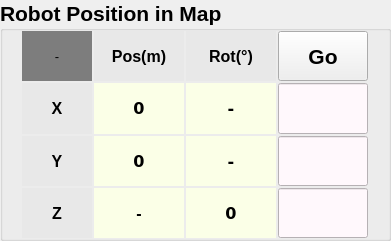
       <widget class="QGroupBox" name="Pos_GroupBox">
        <property name="geometry">
         <rect>
          <x>10</x>
          <y>350</y>
          <width>391</width>
          <height>241</height>
         </rect>
        </property>
        <property name="font">
         <font>
          <pointsize>16</pointsize>
          <weight>75</weight>
          <bold>true</bold>
         </font>
        </property>
        <property name="title">
         <string>Robot Position in Map</string>
        </property>
        <layout class="QGridLayout" name="gridLayout_5">
         <property name="leftMargin">
          <number>0</number>
         </property>
         <property name="topMargin">
          <number>0</number>
         </property>
         <property name="rightMargin">
          <number>0</number>
         </property>
         <property name="bottomMargin">
          <number>0</number>
         </property>
         <property name="spacing">
          <number>0</number>
         </property>
         <item row="0" column="0">
          <layout class="QGridLayout" name="Pos_GridLayout" columnstretch="0,0,0,0" columnminimumwidth="0,0,0,0">
           <property name="spacing">
            <number>2</number>
           </property>
           <item row="1" column="2">
            <widget class="QLabel" name="Pos_Label_RotateX">
             <property name="minimumSize">
              <size>
               <width>90</width>
               <height>0</height>
              </size>
             </property>
             <property name="maximumSize">
              <size>
               <width>90</width>
               <height>90</height>
              </size>
             </property>
             <property name="font">
              <font>
               <family>Bitstream Vera Sans</family>
               <pointsize>12</pointsize>
               <weight>75</weight>
               <bold>true</bold>
              </font>
             </property>
             <property name="styleSheet">
              <string notr="true">background-color:rgb(251, 255, 231)</string>
             </property>
             <property name="text">
              <string>-</string>
             </property>
             <property name="alignment">
              <set>Qt::AlignCenter</set>
             </property>
            </widget>
           </item>
           <item row="2" column="0">
            <widget class="QLabel" name="Pos_Label_Title_Y">
             <property name="minimumSize">
              <size>
               <width>70</width>
               <height>0</height>
              </size>
             </property>
             <property name="maximumSize">
              <size>
               <width>70</width>
               <height>90</height>
              </size>
             </property>
             <property name="font">
              <font>
               <pointsize>12</pointsize>
               <weight>75</weight>
               <bold>true</bold>
              </font>
             </property>
             <property name="layoutDirection">
              <enum>Qt::LeftToRight</enum>
             </property>
             <property name="styleSheet">
              <string notr="true">background-color:rgb(232, 232, 232)</string>
             </property>
             <property name="text">
              <string>Y</string>
             </property>
             <property name="alignment">
              <set>Qt::AlignCenter</set>
             </property>
            </widget>
           </item>
           <item row="0" column="1">
            <widget class="QLabel" name="Pos_Label_Title_Pos">
             <property name="minimumSize">
              <size>
               <width>90</width>
               <height>0</height>
              </size>
             </property>
             <property name="maximumSize">
              <size>
               <width>90</width>
               <height>90</height>
              </size>
             </property>
             <property name="font">
              <font>
               <pointsize>12</pointsize>
               <weight>75</weight>
               <bold>true</bold>
              </font>
             </property>
             <property name="styleSheet">
              <string notr="true">background-color:rgb(232, 232, 232)</string>
             </property>
             <property name="text">
              <string>Pos(m)</string>
             </property>
             <property name="alignment">
              <set>Qt::AlignCenter</set>
             </property>
            </widget>
           </item>
           <item row="2" column="1">
            <widget class="QLabel" name="Pos_Label_PosY">
             <property name="minimumSize">
              <size>
               <width>90</width>
               <height>0</height>
              </size>
             </property>
             <property name="maximumSize">
              <size>
               <width>90</width>
               <height>90</height>
              </size>
             </property>
             <property name="font">
              <font>
               <family>Bitstream Vera Sans</family>
               <pointsize>12</pointsize>
               <weight>75</weight>
               <bold>true</bold>
              </font>
             </property>
             <property name="styleSheet">
              <string notr="true">background-color:rgb(251, 255, 231)</string>
             </property>
             <property name="text">
              <string>0</string>
             </property>
             <property name="alignment">
              <set>Qt::AlignCenter</set>
             </property>
            </widget>
           </item>
           <item row="3" column="2">
            <widget class="QLabel" name="Pos_Label_RotateZ">
             <property name="minimumSize">
              <size>
               <width>90</width>
               <height>0</height>
              </size>
             </property>
             <property name="maximumSize">
              <size>
               <width>90</width>
               <height>90</height>
              </size>
             </property>
             <property name="font">
              <font>
               <family>Bitstream Vera Sans</family>
               <pointsize>12</pointsize>
               <weight>75</weight>
               <bold>true</bold>
              </font>
             </property>
             <property name="styleSheet">
              <string notr="true">background-color:rgb(251, 255, 231)</string>
             </property>
             <property name="text">
              <string>0</string>
             </property>
             <property name="alignment">
              <set>Qt::AlignCenter</set>
             </property>
            </widget>
           </item>
           <item row="3" column="1">
            <widget class="QLabel" name="Pos_Label_PosZ">
             <property name="minimumSize">
              <size>
               <width>90</width>
               <height>0</height>
              </size>
             </property>
             <property name="maximumSize">
              <size>
               <width>90</width>
               <height>90</height>
              </size>
             </property>
             <property name="font">
              <font>
               <pointsize>12</pointsize>
               <weight>75</weight>
               <bold>true</bold>
              </font>
             </property>
             <property name="styleSheet">
              <string notr="true">background-color:rgb(251, 255, 231)</string>
             </property>
             <property name="text">
              <string>-</string>
             </property>
             <property name="alignment">
              <set>Qt::AlignCenter</set>
             </property>
            </widget>
           </item>
           <item row="1" column="0">
            <widget class="QLabel" name="Pos_Label_Title_X">
             <property name="minimumSize">
              <size>
               <width>70</width>
               <height>0</height>
              </size>
             </property>
             <property name="maximumSize">
              <size>
               <width>70</width>
               <height>90</height>
              </size>
             </property>
             <property name="font">
              <font>
               <family>Ubuntu</family>
               <pointsize>12</pointsize>
               <weight>75</weight>
               <italic>false</italic>
               <bold>true</bold>
              </font>
             </property>
             <property name="layoutDirection">
              <enum>Qt::LeftToRight</enum>
             </property>
             <property name="styleSheet">
              <string notr="true">background-color:rgb(232, 232, 232)</string>
             </property>
             <property name="text">
              <string>X</string>
             </property>
             <property name="alignment">
              <set>Qt::AlignCenter</set>
             </property>
            </widget>
           </item>
           <item row="0" column="2">
            <widget class="QLabel" name="Pos_Label_Title_Rotate">
             <property name="minimumSize">
              <size>
               <width>90</width>
               <height>0</height>
              </size>
             </property>
             <property name="maximumSize">
              <size>
               <width>90</width>
               <height>90</height>
              </size>
             </property>
             <property name="font">
              <font>
               <pointsize>12</pointsize>
               <weight>75</weight>
               <bold>true</bold>
              </font>
             </property>
             <property name="styleSheet">
              <string notr="true">background-color:rgb(232, 232, 232)</string>
             </property>
             <property name="text">
              <string>Rot(°)</string>
             </property>
             <property name="alignment">
              <set>Qt::AlignCenter</set>
             </property>
            </widget>
           </item>
           <item row="2" column="2">
            <widget class="QLabel" name="Pos_Label_RotateY">
             <property name="minimumSize">
              <size>
               <width>90</width>
               <height>0</height>
              </size>
             </property>
             <property name="maximumSize">
              <size>
               <width>90</width>
               <height>90</height>
              </size>
             </property>
             <property name="font">
              <font>
               <family>Bitstream Vera Sans</family>
               <pointsize>12</pointsize>
               <weight>75</weight>
               <bold>true</bold>
              </font>
             </property>
             <property name="styleSheet">
              <string notr="true">background-color:rgb(251, 255, 231)</string>
             </property>
             <property name="text">
              <string>-</string>
             </property>
             <property name="alignment">
              <set>Qt::AlignCenter</set>
             </property>
            </widget>
           </item>
           <item row="1" column="1">
            <widget class="QLabel" name="Pos_Label_PosX">
             <property name="minimumSize">
              <size>
               <width>90</width>
               <height>0</height>
              </size>
             </property>
             <property name="maximumSize">
              <size>
               <width>90</width>
               <height>90</height>
              </size>
             </property>
             <property name="font">
              <font>
               <family>Bitstream Vera Sans</family>
               <pointsize>12</pointsize>
               <weight>75</weight>
               <bold>true</bold>
              </font>
             </property>
             <property name="styleSheet">
              <string notr="true">background-color:rgb(251, 255, 231)</string>
             </property>
             <property name="text">
              <string>0</string>
             </property>
             <property name="alignment">
              <set>Qt::AlignCenter</set>
             </property>
            </widget>
           </item>
           <item row="3" column="0">
            <widget class="QLabel" name="Pos_Label_Title_Z">
             <property name="minimumSize">
              <size>
               <width>70</width>
               <height>0</height>
              </size>
             </property>
             <property name="maximumSize">
              <size>
               <width>70</width>
               <height>90</height>
              </size>
             </property>
             <property name="font">
              <font>
               <pointsize>12</pointsize>
               <weight>75</weight>
               <bold>true</bold>
              </font>
             </property>
             <property name="layoutDirection">
              <enum>Qt::LeftToRight</enum>
             </property>
             <property name="styleSheet">
              <string notr="true">background-color:rgb(232, 232, 232)</string>
             </property>
             <property name="text">
              <string>Z</string>
             </property>
             <property name="alignment">
              <set>Qt::AlignCenter</set>
             </property>
            </widget>
           </item>
           <item row="0" column="3">
            <widget class="QPushButton" name="P2P_Btn_Go">
             <property name="sizePolicy">
              <sizepolicy hsizetype="Fixed" vsizetype="Minimum">
               <horstretch>0</horstretch>
               <verstretch>0</verstretch>
              </sizepolicy>
             </property>
             <property name="minimumSize">
              <size>
               <width>90</width>
               <height>0</height>
              </size>
             </property>
             <property name="maximumSize">
              <size>
               <width>90</width>
               <height>16777215</height>
              </size>
             </property>
             <property name="text">
              <string>Go</string>
             </property>
            </widget>
           </item>
           <item row="1" column="3">
            <widget class="QLineEdit" name="P2P_LineEdit_X">
             <property name="minimumSize">
              <size>
               <width>0</width>
               <height>0</height>
              </size>
             </property>
             <property name="maximumSize">
              <size>
               <width>90</width>
               <height>90</height>
              </size>
             </property>
             <property name="font">
              <font>
               <family>微軟正黑體</family>
               <pointsize>12</pointsize>
               <weight>75</weight>
               <bold>true</bold>
              </font>
             </property>
             <property name="layoutDirection">
              <enum>Qt::LeftToRight</enum>
             </property>
             <property name="styleSheet">
              <string notr="true">background-color:rgb(255, 248, 252)</string>
             </property>
             <property name="text">
              <string/>
             </property>
             <property name="alignment">
              <set>Qt::AlignCenter</set>
             </property>
            </widget>
           </item>
           <item row="2" column="3">
            <widget class="QLineEdit" name="P2P_LineEdit_Y">
             <property name="minimumSize">
              <size>
               <width>0</width>
               <height>0</height>
              </size>
             </property>
             <property name="maximumSize">
              <size>
               <width>90</width>
               <height>90</height>
              </size>
             </property>
             <property name="font">
              <font>
               <family>微軟正黑體</family>
               <pointsize>12</pointsize>
               <weight>75</weight>
               <bold>true</bold>
              </font>
             </property>
             <property name="layoutDirection">
              <enum>Qt::LeftToRight</enum>
             </property>
             <property name="styleSheet">
              <string notr="true">background-color:rgb(255, 248, 252)</string>
             </property>
             <property name="text">
              <string/>
             </property>
             <property name="alignment">
              <set>Qt::AlignCenter</set>
             </property>
            </widget>
           </item>
           <item row="3" column="3">
            <widget class="QLineEdit" name="P2P_LineEdit_Rotate">
             <property name="minimumSize">
              <size>
               <width>0</width>
               <height>0</height>
              </size>
             </property>
             <property name="maximumSize">
              <size>
               <width>90</width>
               <height>90</height>
              </size>
             </property>
             <property name="font">
              <font>
               <family>微軟正黑體</family>
               <pointsize>12</pointsize>
               <weight>75</weight>
               <bold>true</bold>
              </font>
             </property>
             <property name="layoutDirection">
              <enum>Qt::LeftToRight</enum>
             </property>
             <property name="styleSheet">
              <string notr="true">background-color:rgb(255, 248, 252)</string>
             </property>
             <property name="text">
              <string/>
             </property>
             <property name="alignment">
              <set>Qt::AlignCenter</set>
             </property>
            </widget>
           </item>
           <item row="0" column="0">
            <widget class="QLabel" name="Pos_Label_State">
             <property name="minimumSize">
              <size>
               <width>70</width>
               <height>0</height>
              </size>
             </property>
             <property name="maximumSize">
              <size>
               <width>70</width>
               <height>90</height>
              </size>
             </property>
             <property name="font">
              <font>
               <pointsize>10</pointsize>
               <weight>50</weight>
               <bold>false</bold>
              </font>
             </property>
             <property name="layoutDirection">
              <enum>Qt::LeftToRight</enum>
             </property>
             <property name="styleSheet">
              <string notr="true">background-color:rgb(125, 125, 125)</string>
             </property>
             <property name="text">
              <string>-</string>
             </property>
             <property name="alignment">
              <set>Qt::AlignCenter</set>
             </property>
            </widget>
           </item>
          </layout>
         </item>
        </layout>
       </widget>
